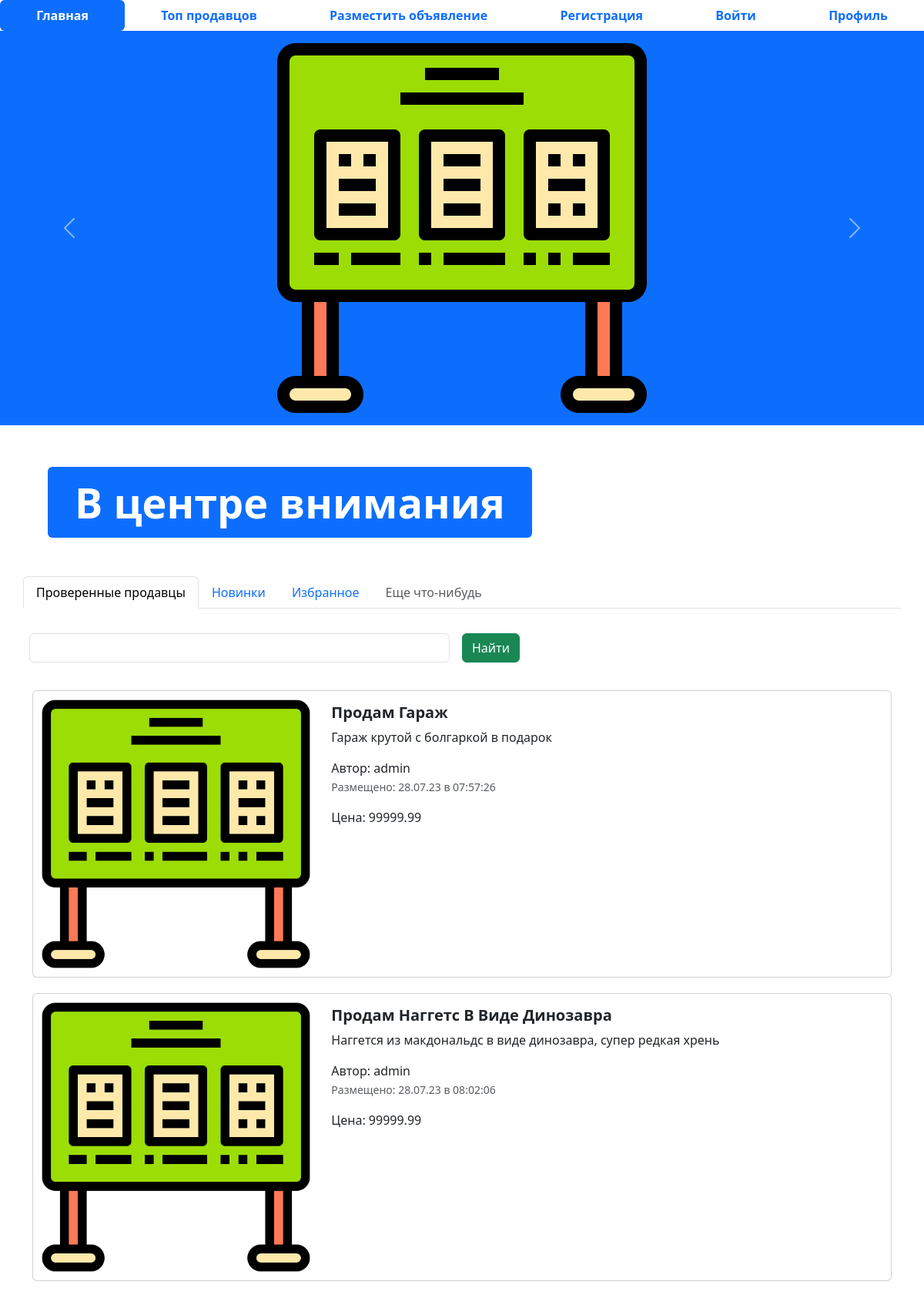
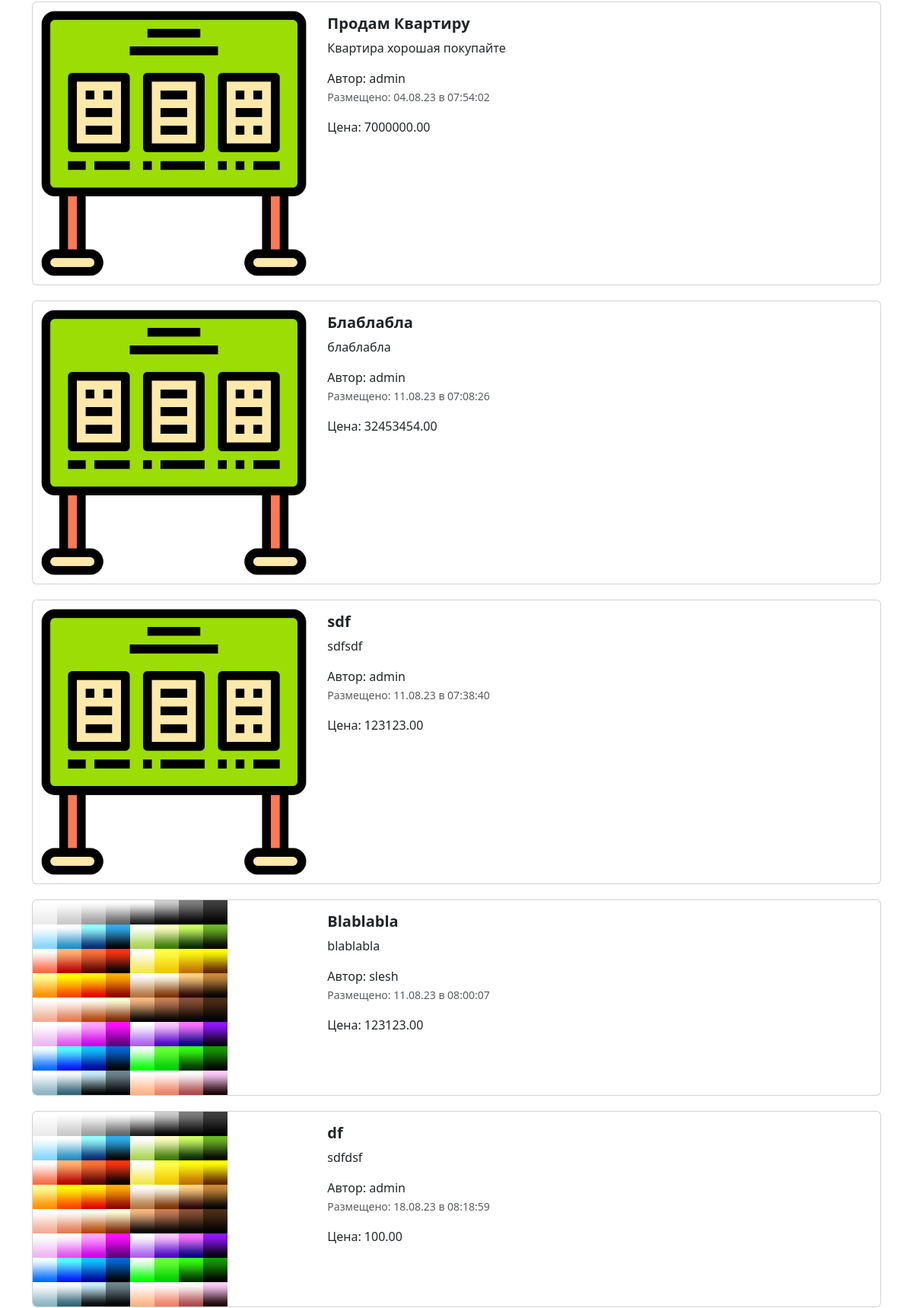
The page / (upper part) on the database its author committed (2 pictures, top to bottom).
### app_advertisements/models.py (models this page shows, shortened)
class Advertisement(models.Model):
    title = models.CharField("Заголовок", max_length=128)
    description = models.TextField("Описание")
    price = models.DecimalField("Цена", max_digits=12, decimal_places=2)
    auction = models.BooleanField("Торг")
    created_at = models.DateTimeField(auto_now_add=True) # auto_now_add - дает now время когда был создан элемент
    updated_at = models.DateTimeField(auto_now=True) # auto_now - при любом изменении
    user = models.ForeignKey(to=User, on_delete=models.CASCADE, verbose_name="Пользователь")
    image = models.ImageField(verbose_name="Изображение", upload_to = "advertisements/")
    class Meta:
        db_table = "advertisements"
    @admin.display(description="Дата создания")
    def created_date(self):
        from django.utils import timezone, html
        if self.created_at.date() == timezone.now().date():
            created_time = self.created_at.time().strftime("%H:%M:%S")
            return html.format_html(
                "<span style='color:green; font-weight: bold;'> Сегодня в {} </span>", created_time
            )
        return self.created_at.strftime("%d.%m.%y в %H:%M:%S")
    def get_absolute_url(self):
        return reverse("adv-detail", kwargs={'pk': self.pk})

### app_advertisements/views.py (the view)
# urls.py: path("", example, name = "main-page"),
def example(request):
    title = request.GET.get("query")
    if title:
        advertisements = Advertisement.objects.filter(title__icontains=title)
    else:
        advertisements = Advertisement.objects.all()
    context = {
        "advertisements": advertisements,
        "title": title
    }
    return render(request, "app_advertisements/index.html", context)

### templates/app_advertisements/index.html (shortened to what this page needs)
{% extends "base.html" %}
{% load static %}
  {% block content %}
  <ul class="nav nav-pills sticky-top bg-white nav-fill">
    <li class="nav-item">
      <a class="nav-link active" aria-current="page" href="{% url 'main-page' %}">
        <span style="font-weight: bold;">Главная</span>
      </a>
    </li>
    <li class="nav-item">
      <a class="nav-link" href="{% url 'top-sellers' %}"><span style="font-weight: bold;">Топ продавцов</span>
      </a>
    </li>
    <li class="nav-item">
      <a class="nav-link" href="{% url 'adv-post' %}">
        <span style="font-weight: bold;">Разместить объявление</span>
      </a>
    </li>
    <li class="nav-item">
      <a class="nav-link" href="register.html">
        <span style="font-weight: bold;">Регистрация</span>
      </a>
    </li>
    <li class="nav-item">
      <a class="nav-link" href="{% url 'login' %}">
        <span style="font-weight: bold;">Войти</span>
      </a>
    </li>
    <li class="nav-item">
      <a class="nav-link" href="{% url 'profile' %}">
        <span style="font-weight: bold;">Профиль</span>
      </a>
    </li>
  </ul>
  <div id="carouselExampleControls" class="carousel slide bg-primary" data-bs-ride="carousel">
    <div class="carousel-inner">
      <div class="carousel-item active">
        <img src="{% static 'img/comercial.png' %}" class="mx-auto d-block w-33" alt="...">
      </div>
    </div>
    <button class="carousel-control-prev" type="button" data-bs-target="#carouselExampleControls" data-bs-slide="prev">
      <span class="carousel-control-prev-icon" aria-hidden="true"></span>
    </button>
    <button class="carousel-control-next" type="button" data-bs-target="#carouselExampleControls" data-bs-slide="next">
      <span class="carousel-control-next-icon" aria-hidden="true"></span>
    </button>
  </div>
  <div class="container" style="margin: 50px;">
    <div class="display-2">
      <span class="badge bg-primary">В центре внимания</span>
    </div>
  </div>
  <div class="container">
    <div class="row">
      <ul class="nav nav-tabs bg-white">
        <li class="nav-item">
          <a class="nav-link active" aria-current="page" href="#">Проверенные продавцы</a>
        </li>
        <li class="nav-item">
          <a class="nav-link" href="#">Новинки</a>
        </li>
        <li class="nav-item">
          <a class="nav-link" href="#">Избранное</a>
        </li>
        <li class="nav-item">
          <a class="nav-link disabled" href="#" tabindex="-1" aria-disabled="true">Еще что-нибудь</a>
        </li>
      </ul>
      <form class="row g-3">
        <div class="col-auto w-50">
          <input type="text" class="form-control" name="query" value="{% if title %}{{ title }} {% endif %}">
        </div>
        <div class="col-auto">
          <button type="submit" class="btn btn-success mb-3" >Найти</button>
        </div>
      </form>
    </div>
    <div class="col">
      {% for adv in advertisements %}
        <div class="card mb-2" style="max-width: 1200px; margin-top: 20px;">
          <div class="row g-0">
            <div class="col-md-4">
              <a href="{{ adv.get_absolute_url }}" class="nav-link">
                <img src="{% if adv.image != '1' and adv.image %} {{ adv.image.url }} {% else %} {% static 'img/comercial.png' %} {% endif %}" class="img-fluid rounded-start" alt="Card title">
              </a>
            </div>
            <div class="col-md-8">
              <div class="card-body">
                <h5 class="card-title">
                  <a href="{{ adv.get_absolute_url }}" class="nav-link"><strong>{{ adv.title }}</strong></a>
                </h5>
                <a href="{{ adv.get_absolute_url }}" class="nav-link">
                  <p class="card-text">
                    {{ adv.description }}
                  </p>
                  <span>Автор: {{ adv.user }}</span>
                  <p class="card-text"><small class="text-muted">Размещено: {{ adv.created_date }}</small></p>
                  <span>Цена: {{ adv.price }}</span>
                </a>
              </div>
            </div>
          </div>
        </div>
      {% endfor %}
  </div>
  {% endblock %}

### rows shown on the page
Advertisement: title "Продам Гараж", description "Гараж крутой с болгаркой в подарок", user "admin", created_date "28.07.23 в 07:57:26", price "99999.99"
Advertisement: title "Продам Наггетс В Виде Динозавра", description "Наггется из макдональдс в виде динозавра, супер редкая хрень", user "admin", created_date "28.07.23 в 08:02:06", price "99999.99"
Advertisement: title "Продам Квартиру", description "Квартира хорошая покупайте", user "admin", created_date "04.08.23 в 07:54:02", price "7000000.00"
Advertisement: title "Блаблабла", description "блаблабла", user "admin", created_date "11.08.23 в 07:08:26", price "32453454.00"
Advertisement: title "sdf", description "sdfsdf", user "admin", created_date "11.08.23 в 07:38:40", price "123123.00"
Advertisement: image (picture), title "Blablabla", description "blablabla", user "slesh", created_date "11.08.23 в 08:00:07", price "123123.00"
Advertisement: image (picture), title "df", description "sdfdsf", user "admin", created_date "18.08.23 в 08:18:59", price "100.00"
